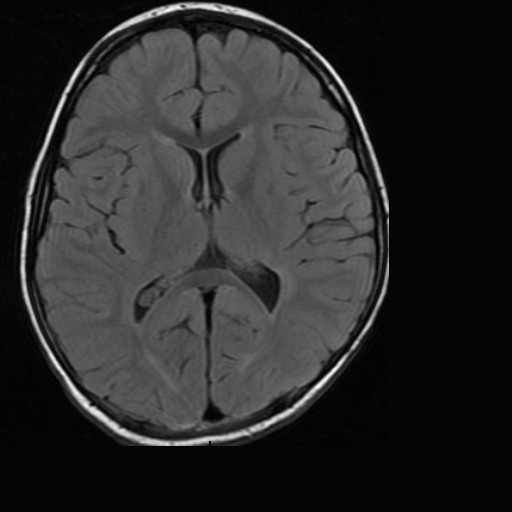
#> input picture Directory - Day 07/brain_tumor/d(1).png, 512 x 512 px, found by its file name
$ jupyter execute --allow-errors Day7_FaceTest_Pratham.ipynb   (shell and % lines are left out)
#> lines starting #> are read from the running program, lines starting #| are printed output that depends on the picture; long printed decimals are rounded
[cell 1]
from google.colab import drive
drive.mount('/gdrive')

**TESTING THE SAVED TRAINED MODEL**

[cell 2]
#load any sample for the dataset
#ask the coder - user id and select any random 1-10 sample number of that user id
#as the query image

import matplotlib.image as mimg
import matplotlib.pyplot as plt
import numpy as np

# load the query image
usrId = int(input("Enter the User number: "))
#> the answer given: 3
samp = np.random.randint(1,10) #selcting any random sample number
path = "/content/drive/MyDrive/Colab Notebooks/orl_face/u%d/%d.png"%(usrId,samp)

#read the img
#> (the rest of this cell did not finish here and is left out)

[cell 3]
import joblib
from sklearn import svm ,metrics
import numpy as np
from sklearn.metrics import mean_squared_error

# calcualte the features of the query image
#> (the rest of this cell did not finish here and is left out)

[cell 4]
#load any sample for the dataset
#ask the coder - user id and select any random 1-10 sample number of that user id
#as the query image

import matplotlib.image as mimg
import matplotlib.pyplot as plt
import numpy as np

# load the query image
usrId = int(input("Enter the User number: "))
#> the answer given: 3
#> usrId = 3
samp = int(input("Enter the Sample number: ")) #selcting any random sample number
#> the answer given: 3
path = "/content/drive/MyDrive/Colab Notebooks/orl_face/u%d/%d.png"%(usrId,samp)

#read the img
#> (the rest of this cell did not finish here and is left out)

[cell 5]
import joblib
from sklearn import svm ,metrics
import numpy as np
from sklearn.metrics import mean_squared_error

# calcualte the features of the query image
#> (the rest of this cell did not finish here and is left out)

#> (a cell that did not finish here is left out)

[cell 7]
import matplotlib.image as mimg
import matplotlib.pyplot as plt

#access any single image
samp_no = 18
#> samp_no = 18

path = "/content/drive/MyDrive/Colab Notebooks/brain_tumor/brain_tumor/d(%d).png"%(samp_no)

#read the img
#> (the rest of this cell did not finish here and is left out)

[cell 8]
import matplotlib.image as mimg
import matplotlib.pyplot as plt

#access any single image
samp_no = 3
#> samp_no = 3
#> further down, im is the input picture: shape (512, 512, 3) float32; min 0, max 1, mean 0.165
#| (512, 512, 3)

path = "/content/drive/MyDrive/Colab Notebooks/brain_tumor/brain_tumor/d(%d).png"%(samp_no)

#read the img
#> (the rest of this cell did not finish here and is left out)

#> (a cell that did not finish here is left out)

[cell 10]
import matplotlib.image as mimg
import matplotlib.pyplot as plt
plt.figure(1,(10,10))
#> (the rest of this cell did not finish here and is left out)

[cell 11]
import matplotlib.image as mimg
import matplotlib.pyplot as plt
plt.figure(1,(10,10))
#> (the rest of this cell did not finish here and is left out)

[cell 12]
import matplotlib.image as mimg
import matplotlib.pyplot as plt
import numpy as np

total_samples = 61
#> total_samples = 61
# Initialize data and images as lists to accommodate varying image sizes
data = []
label = np.zeros((total_samples))
#> label = 61 values from 0 to 0
images = []

label[40:] = 1

print(label.shape)
#| (61,)

# Determine the size of the first image to initialize the data array
first_image_path = "/content/drive/MyDrive/Colab Notebooks/brain_tumor/brain_tumor/d(1).png"
first_image = mimg.imread(first_image_path)
first_image_shape = first_image.shape
#> first_image_shape = (512, 512, 3)

# Initialize data array with the correct dimensions
data = np.zeros((total_samples, first_image_shape[0] * first_image_shape[1]))

#> (the rest of this cell did not finish here and is left out)

[cell 13]
from sklearn import svm, metrics, model_selection
import numpy as np
import pandas as pd

x = data
y = label
#> y = 61 values from 0 to 1
xtrain,xtest,ytrain,ytest = model_selection.train_test_split(x,y,test_size=0.3,random_state=4)
#> ytrain = 42 values, max 1 at index 3, min 0 at index 0, mean 0.429; ytest = 19 values, max 1 at index 5, min 0 at index 0, mean 0.158

tumor_model = svm.SVC(kernel='linear', gamma="scale", C=2)
tumor_model.fit(xtrain,ytrain)

ypred = tumor_model.predict(xtest)
#> ypred = 19 values from 0 to 0

kernel = ["poly", "rbf", "linear"]
Cvalue = [1,2,3]

result = np.zeros((len(kernel),len(Cvalue)))
for i in range(len(kernel)):
  for j in range(len(Cvalue)):
    tumor_model = svm.SVC(kernel=kernel[i], gamma="scale",C=Cvalue[i])
    tumor_model = tumor_model.fit(xtrain,ytrain)
    ypred = tumor_model.predict(xtest)

    acc = metrics.accuracy_score(ypred,ytest)
    result[i,j]=acc
#> after the loop, result = [[0.842, 0.842, 0.842], [0.842, 0.842, 0.842], [0.842, 0.842, 0.842]]

ResultDF = pd.DataFrame(result,index=kernel,columns=["C=1","C=2","C=3"])
#> ResultDF = table of 3 rows and 3 columns
ResultDF = ResultDF.T
print(ResultDF)
#|          poly       rbf    linear
#| C=1  0.8421  0.8421  0.8421
#| C=2  0.8421  0.8421  0.8421
#| C=3  0.8421  0.8421  0.8421
ResultDF.plot(kind='bar',figsize=(4,4))
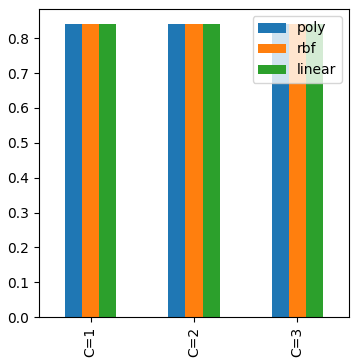
#> figure drawn by matplotlib, 1 panel

**TESTING THE MY FACE'S SAVED TRAINED MODEL**

[cell 14]
import matplotlib.image as mimg
import matplotlib.pyplot as plt
import numpy as np

# load the query image
usrId = int(input("Enter the user number:"))
#> the answer given: 3
